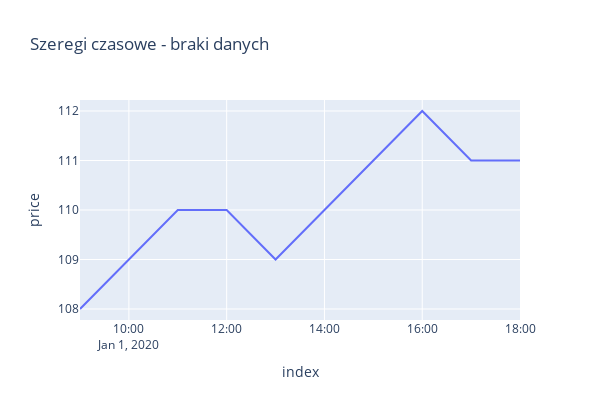

Here is the notebook cell this chart was saved with:
### Code cell
df_plotly = df_plotly.dropna()
px.line(df_plotly, 'index', 'price', width=600, height=400, 
        title='Szeregi czasowe - braki danych')

### Figure 1 — Plotly figure (JSON) as saved in the notebook; plotly's stock layout.template omitted (floating-point values rounded to 4 significant figures)
{"data": [{"hovertemplate": "index=%{x}<br>price=%{y}<extra></extra>", "legendgroup": "", "line": {"color": "#636efa", "dash": "solid"}, "marker": {"symbol": "circle"}, "mode": "lines", "name": "", "orientation": "v", "showlegend": false, "type": "scatter", "x": ["2020-01-01T09:00:00", "2020-01-01T10:00:00", "2020-01-01T11:00:00", "2020-01-01T12:00:00", "2020-01-01T13:00:00", "2020-01-01T16:00:00", "2020-01-01T17:00:00", "2020-01-01T18:00:00"], "xaxis": "x", "y": [108, 109, 110, 110, 109, 112, 111, 111], "yaxis": "y"}], "layout": {"height": 400, "legend": {"tracegroupgap": 0}, "title": {"text": "Szeregi czasowe - braki danych"}, "width": 600, "xaxis": {"anchor": "y", "domain": [0, 1], "title": {"text": "index"}}, "yaxis": {"anchor": "x", "domain": [0, 1], "title": {"text": "price"}}}}
